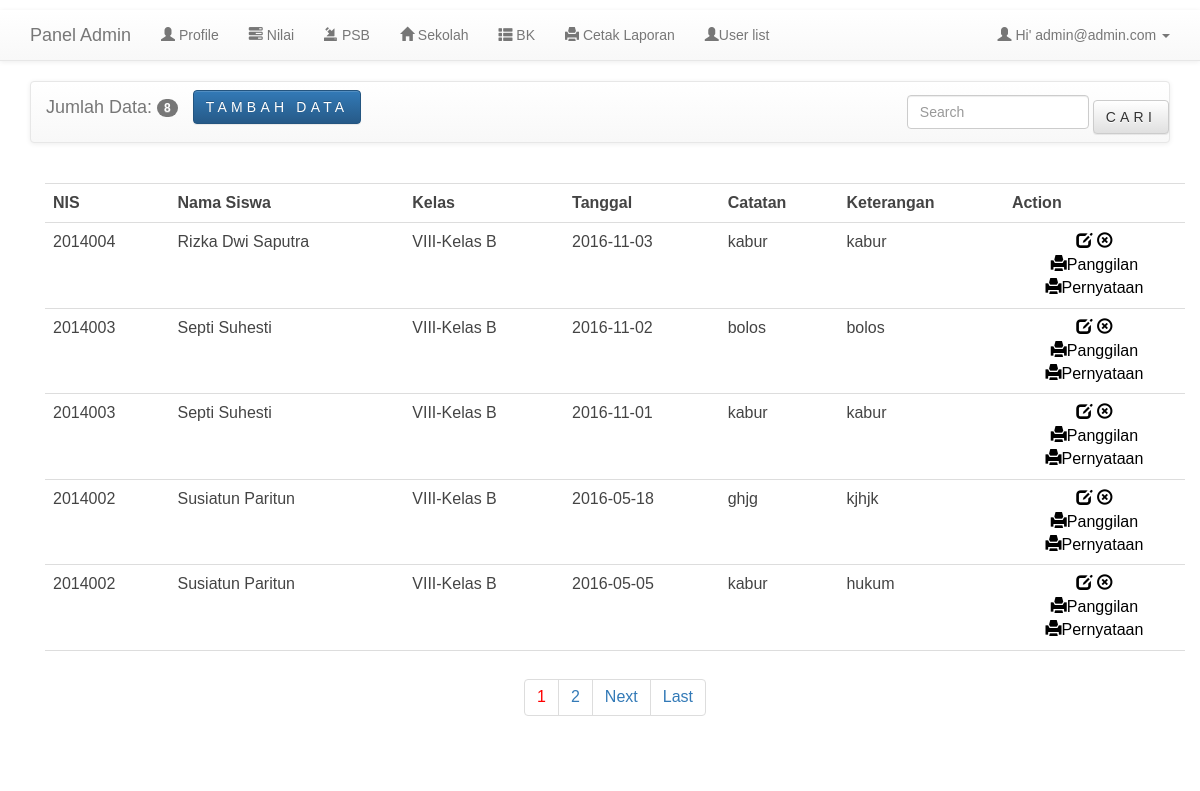
The app's page /sekolah/bk.php (signed in) with its own data.
### tables this page shows
CREATE TABLE `bk` (
  `id` int(100) NOT NULL,
  `kode_siswa` varchar(100) NOT NULL,
  `kode_kelas` varchar(100) NOT NULL,
  `tanggal` date NOT NULL,
  `catatan` text NOT NULL,
  `keterangan` text NOT NULL
);

CREATE TABLE `siswa` (
  `kode_siswa` char(5) NOT NULL,
  `nis` varchar(20) NOT NULL,
  `nama_siswa` varchar(100) NOT NULL,
  `kelamin` varchar(20) NOT NULL,
  `agama` varchar(20) NOT NULL,
  `tempat_lahir` varchar(100) NOT NULL,
  `tanggal_lahir` date NOT NULL,
  `alamat` varchar(100) NOT NULL,
  `no_telepon` varchar(20) NOT NULL,
  `tahun_angkatan` char(4) NOT NULL,
  `status` enum('Aktif','Lulus','Keluar') NOT NULL
);

CREATE TABLE `kelas` (
  `kode_kelas` char(4) NOT NULL,
  `tahun_ajar` varchar(12) NOT NULL,
  `kelas` char(4) NOT NULL,
  `nama_kelas` varchar(20) NOT NULL,
  `kode_guru` char(5) NOT NULL,
  `status_aktif` enum('Aktif','Tidak Aktif') NOT NULL
);

### sekolah/class.user.php (called while the page is built, shortened)
<?php
class Database
{
    private $host = "localhost";
    private $db_name = "smpn4smd";
    private $username = "root";
    private $password = "";
    public function dbConnection()
	{
	    $this->conn = null;
        try
		{
            $this->conn = new PDO("mysql:host=" . $this->host . ";dbname=" . $this->db_name, $this->username, $this->password);
			$this->conn->setAttribute(PDO::ATTR_ERRMODE, PDO::ERRMODE_EXCEPTION);
        }
		catch(PDOException $exception)
		{
            echo "Connection error: " . $exception->getMessage();
        }
        return $this->conn;
    }
}
class USER
{
	private $conn;
	public function __construct()
	{
		$database = new Database();
		$db = $database->dbConnection();
		$this->conn = $db;
    }
	public function runQuery($sql)
	{
		$stmt = $this->conn->prepare($sql);
		return $stmt;
	}
}
?>

### sekolah/class.crud.php (the view, shortened to what this page needs)
<?php
class crud
{
	private $db;
	function __construct($DB_con)
	{
		$this->db = $DB_con;
	}
				?>
            <?php
public function bk($query)
	{
		$stmt = $this->db->prepare($query);
		$stmt->execute();
		if($stmt->rowCount()>0)
		{
			while($myData=$stmt->fetch(PDO::FETCH_ASSOC))
			{
				?>
                <tr>
           		 <td><?php echo $myData['nis']; ?></td>
        <td><?php echo $myData['nama_siswa']; ?></td>
        <td><?php echo $myData['kelas'].'-'.$myData['nama_kelas']; ?></td>
        <td><?php echo $myData['tanggal']; ?></td>
        <td><?php echo $myData['catatan']; ?></td>
        <td><?php echo $myData['keterangan']; ?></td>
	            <td align="center">
                <a href="bkproses2.php?catatan=<?php print($myData['catatan']); ?>"><i class="glyphicon glyphicon-edit"></i></a>
                <a href="bkhapus.php?nis=<?php print($myData['nis']); ?>"><i class="glyphicon glyphicon-remove-circle" onclick="return confirm('yakin dihapus?')"></i></a><br>
                 <a href="panggilan.php?id=<?php print($myData['id']); ?>"><i class="glyphicon glyphicon-print" ></i>Panggilan</a><br>
                  <a href="pernyataan.php?id=<?php print($myData['id']); ?>"><i class="glyphicon glyphicon-print" ></i>Pernyataan</a>
                </td>
                </tr>
                <?php
			}
		}
		else
		{
			?>
            <tr>
            <td>Nothing here...</td>
            </tr>
            <?php
		}
	}
				?>
            <?php
	public function paginglink($query,$records_per_page)
	{
		$self = $_SERVER['PHP_SELF'];
		$stmt = $this->db->prepare($query);
		$stmt->execute();
		$total_no_of_records = $stmt->rowCount();
		if($total_no_of_records > 0)
		{
			?><ul class="pagination"><?php
			$total_no_of_pages=ceil($total_no_of_records/$records_per_page);
			$current_page=1;
			for($i=1;$i<=$total_no_of_pages;$i++)
			{
				if($i==$current_page)
				{
					echo "<li><a href='".$self."?page_no=".$i."' style='color:red;'>".$i."</a></li>";
				}
				else
				{
					echo "<li><a href='".$self."?page_no=".$i."'>".$i."</a></li>";
				}
			}
			if($current_page!=$total_no_of_pages)
			{
				$next=$current_page+1;
				echo "<li><a href='".$self."?page_no=".$next."'>Next</a></li>";
				echo "<li><a href='".$self."?page_no=".$total_no_of_pages."'>Last</a></li>";
			}
			?></ul><?php
		}
	}
}

### sekolah/header.php (shortened to what this page needs)
<?php
	require_once("class.user.php");
	$auth_user = new USER();
	$user_id = $_SESSION['user_session'];
	$stmt = $auth_user->runQuery("SELECT * FROM admin WHERE id=:id");
	$stmt->execute(array(":id"=>$user_id));
	$userRow=$stmt->fetch(PDO::FETCH_ASSOC);
?>
<head>
<link href="../css/bootstrap.min.css" rel="stylesheet" media="screen">
<link href="../css/bootstrap-theme.min.css" rel="stylesheet" media="screen">
<link rel="stylesheet" href="../css/styles.css" type="text/css"  />
</head>
<nav class="navbar navbar-default navbar-static-top">
      <div class="container">
        <div class="navbar-header">
          <a class="navbar-brand" href="home.php">Panel Admin</a>
        </div>
        <div id="navbar" class="navbar-collapse collapse">
          <ul class="nav navbar-nav">
            <li><a href="profilesekolah.php"><span class="glyphicon glyphicon-user"></span> Profile </a></li>
         	<li><a href="nilai.php"><span class="glyphicon glyphicon-tasks"></span> Nilai</a></li>
       	 	<li><a href="psb.php"><span class="glyphicon glyphicon-import"></span> PSB</a></li>
         	<li><a href="siswa.php"><span class="glyphicon glyphicon-home"></span> Sekolah</a></li>
       		<li><a href="bk.php"><span class="glyphicon glyphicon-th-list"></span> BK</a></li>
          <li><a href="laporan.php"><span class="glyphicon glyphicon-print"></span> Cetak Laporan</a></li>
          <li><a href="userlist.php"><span class="glyphicon glyphicon-user"></span>User list</a></li>
           </ul>
          <ul class="nav navbar-nav navbar-right">
            <li class="dropdown">
              <a href="#" class="dropdown-toggle" data-toggle="dropdown" role="button" aria-haspopup="true" aria-expanded="false">
			  <span class="glyphicon glyphicon-user"></span>&nbsp;Hi' <?php echo $userRow['email']; ?>&nbsp;<span class="caret"></span></a>
            </li>
          </ul>
        </div>
      </div>
    </nav>

### css/styles.css (style rules this page uses)
ul { color: #ECECEC; text-align: center; margin: 0; padding: 0; list-style-type: none; }
a { color: #000; -webkit-transition: color 0.25s cubic-bezier(0.860, 0.000, 0.070, 1.000); -moz-transition: color 0.25s cubic-bezier(0.860, 0.000, 0.070, 1.000); -o-transition: color 0.25s cubic-bezier(0.860, 0.000, 0.070, 1.000); transition: color 0.25s cubic-bezier(0.860, 0.000, 0.070, 1.000); }

### records on screen
bk: kode_siswa.nis "2014004", kode_siswa.nama_siswa "Rizka Dwi Saputra", kode_kelas.kelas "VIII", kode_kelas.nama_kelas "Kelas B", tanggal "2016-11-03", catatan "kabur", keterangan "kabur"
bk: kode_siswa.nis "2014003", kode_siswa.nama_siswa "Septi Suhesti", kode_kelas.kelas "VIII", kode_kelas.nama_kelas "Kelas B", tanggal "2016-11-02", catatan "bolos", keterangan "bolos"
bk: kode_siswa.nis "2014003", kode_siswa.nama_siswa "Septi Suhesti", kode_kelas.kelas "VIII", kode_kelas.nama_kelas "Kelas B", tanggal "2016-11-01", catatan "kabur", keterangan "kabur"
bk: kode_siswa.nis "2014002", kode_siswa.nama_siswa "Susiatun Paritun", kode_kelas.kelas "VIII", kode_kelas.nama_kelas "Kelas B", tanggal "2016-05-18", catatan "ghjg", keterangan "kjhjk"
bk: kode_siswa.nis "2014002", kode_siswa.nama_siswa "Susiatun Paritun", kode_kelas.kelas "VIII", kode_kelas.nama_kelas "Kelas B", tanggal "2016-05-05", catatan "kabur", keterangan "hukum"

### other values on screen
$userRow['email'] "admin@admin.com"
$jmln "8"
